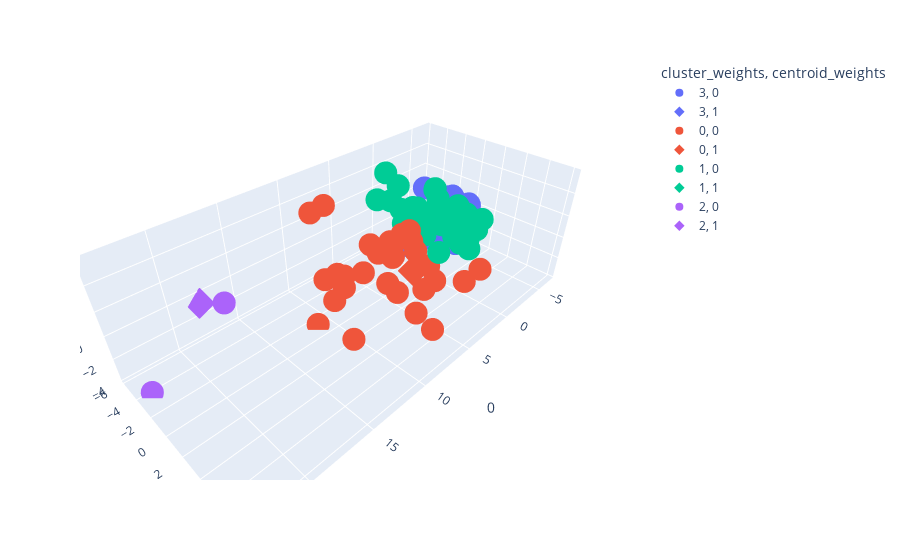

Notebook code for this chart:
### Code cell
# Kmeans
#weights_model = KMeans(n_clusters=10, random_state=0, n_init="auto").fit(X_weights)

# AgglomerativeClustering
weights_model = AgglomerativeClustering(n_clusters=4).fit(X_weights)

pca = PCA(n_components=3)
Xt = pca.fit_transform(X_weights)

df_res_weights = pd.DataFrame(Xt)
df_res_weights['cluster_weights'] = weights_model.labels_
df_res_weights['well'] = X_weights.index

names = []

clf = NearestCentroid()
clf.fit(X_weights, weights_model.labels_)
centroids = clf.centroids_

# Kmeans
# centroids = weights_model.cluster_centers_

for n_cluster, center in enumerate(centroids):
    data = X_weights.iloc[df_res_weights.index[df_res_weights['cluster_weights']==n_cluster]]
    lst = []
    name = []
    for indx, dat in zip(data.index, data.values):
        dist = np.linalg.norm(dat - center)
        lst.append(dist)
        name.append(indx)
    name = name[np.argmin(np.array(lst))]
    names.append(name)

df_res_weights['centroid_weights'] = np.where(df_res_weights['well'].isin(names), 1, 0)
df_res_weights['cluster_weights'] = df_res_weights['cluster_weights'].astype(str)

px.scatter_3d(df_res_weights, x=0, y=1, z=2, hover_name="well", color='cluster_weights', symbol='centroid_weights')

### Figure 1 — Plotly figure (JSON) as saved in the notebook; plotly's stock layout.template omitted (floating-point values rounded to 4 significant figures)
{"data": [{"hovertemplate": "<b>%{hovertext}</b><br><br>cluster_weights=3<br>centroid_weights=0<br>0=%{x}<br>1=%{y}<br>2=%{z}<extra></extra>", "hovertext": ["3401G / HM_BHP_RMS", "3402G / HM_BHP_RMS", "3403G_2 / HM_BHP_RMS", "3404G / HM_BHP_RMS", "3405G / HM_BHP_RMS", "3406G / HM_BHP_RMS", "3408G / HM_BHP_RMS", "3409G_1 / HM_BHP_RMS", "3410G / HM_BHP_RMS", "4001G / HM_BHP_RMS", "4036G / HM_BHP_RMS", "4037G / HM_BHP_RMS", "4047G / HM_BHP_RMS", "4057G / HM_BHP_RMS", "4058G / HM_BHP_RMS", "4059G* / HM_BHP_RMS", "4066G / HM_BHP_RMS", "4067G / HM_BHP_RMS", "4068G / HM_BHP_RMS", "4077G / HM_BHP_RMS", "4078G / HM_BHP_RMS", "4085G / HM_BHP_RMS", "4086G / HM_BHP_RMS", "4087G / HM_BHP_RMS", "4095G / HM_BHP_RMS", "4096G / HM_BHP_RMS", "4097G / HM_BHP_RMS", "4098G / HM_BHP_RMS", "4099G / HM_BHP_RMS", "4107G_1 / HM_BHP_RMS", "4108G_1 / HM_BHP_RMS", "4117G / HM_BHP_RMS", "4138G / HM_BHP_RMS", "4500G / HM_BHP_RMS", "4505G_1 / HM_BHP_RMS", "4528G / HM_BHP_RMS", "4535G / HM_BHP_RMS", "4536G / HM_BHP_RMS", "4537G / HM_BHP_RMS", "4548G / HM_BHP_RMS", "4549G_1 / HM_BHP_RMS", "4557G_1 / HM_BHP_RMS", "4561G_1 / HM_BHP_RMS", "4562DG / HM_BHP_RMS", "4566G / HM_BHP_RMS", "4571G / HM_BHP_RMS", "4572G_1 / HM_BHP_RMS", "4574G_1 / HM_BHP_RMS", "4576G_1 / HM_BHP_RMS"], "legendgroup": "3, 0", "marker": {"color": "#636efa", "symbol": "circle"}, "mode": "markers", "name": "3, 0", "scene": "scene", "showlegend": true, "type": "scatter3d", "x": [-5.115, -5.615, -5.525, -5.102, -6.413, -5.944, -5.701, -5.304, -5.404, -4.073, -3.417, -5.142, -5.086, -4.325, -5.794, -4.325, -5.242, -4.617, -3.894, -4.426, -4.36, -4.72, -3.346, -5.682, -3.933, -5.305, -3.952, -4.463, -4.153, -3.713, -4.139, -3.021, -4.502, -3.232, -5.505, -4.401, -4.689, -2.844, -2.81, -5.249, -3.653, -4.209, -0.004686, -2.114, -4.185, -4.705, -4.171, -2.041, -1.332], "y": [-1.115, -2.573, -2.298, 0.1272, -2.577, -0.9558, -2.02, -2.181, -1.735, -0.4092, -0.2135, -1.542, -0.9793, 0.2986, -1.7, 0.8625, 0.5873, -0.1461, -1.677, -0.05132, -0.4454, 0.1203, 0.7952, -1.985, 0.04484, 0.5098, -0.3379, -2.404, 0.9939, 1.231, 1.595, 0.8957, 0.931, -2.934, -1.821, -0.777, -1.782, -0.3588, -0.6987, -0.7498, 0.4067, -0.552, -1.923, -1.906, -3.736, 0.2284, -0.9321, -1.427, -0.584], "z": [-2.32, -0.5647, -3.07, -2.654, -0.3303, -1.263, -1.563, -1.359, -1.544, 0.8475, -1.481, -0.2661, 0.2152, -0.9106, 0.6715, -0.8992, -1.496, -1.675, 0.04866, 0.3076, -1.299, 0.1802, -2.259, -1.296, -0.5465, 0.7262, -0.7679, -0.6869, -0.4317, 0.3789, -1.164, 0.6616, 1.33, -0.691, -0.169, 0.6528, -0.5125, 0.7376, -2.018, 0.598, -1.034, -0.06964, -2.185, -1.455, 1.332, -0.4595, 1.467, -0.4703, -1.417]}, {"hovertemplate": "<b>%{hovertext}</b><br><br>cluster_weights=3<br>centroid_weights=1<br>0=%{x}<br>1=%{y}<br>2=%{z}<extra></extra>", "hovertext": ["3407G / HM_BHP_RMS"], "legendgroup": "3, 1", "marker": {"color": "#636efa", "symbol": "diamond"}, "mode": "markers", "name": "3, 1", "scene": "scene", "showlegend": true, "type": "scatter3d", "x": [-5.615], "y": [-1.982], "z": [-1.342]}, {"hovertemplate": "<b>%{hovertext}</b><br><br>cluster_weights=0<br>centroid_weights=0<br>0=%{x}<br>1=%{y}<br>2=%{z}<extra></extra>", "hovertext": ["4003G / HM_BHP_RMS", "4024G / HM_BHP_RMS", "4045G / HM_BHP_RMS", "4054G / HM_BHP_RMS", "4105G / HM_BHP_RMS", "4125G / HM_BHP_RMS", "4133G* / HM_BHP_RMS", "4143G_1 / HM_BHP_RMS", "4144G* / HM_BHP_RMS", "4145G / HM_BHP_RMS", "4501G / HM_BHP_RMS", "4502G / HM_BHP_RMS", "4506G / HM_BHP_RMS", "4508G / HM_BHP_RMS", "4516G / HM_BHP_RMS", "4520G / HM_BHP_RMS", "4531G / HM_BHP_RMS", "4532G / HM_BHP_RMS", "4533G / HM_BHP_RMS", "4538G / HM_BHP_RMS", "4539G / HM_BHP_RMS", "4541G / HM_BHP_RMS", "4543G / HM_BHP_RMS", "4545G / HM_BHP_RMS", "4551G_2 / HM_BHP_RMS", "4553G / HM_BHP_RMS", "4555G / HM_BHP_RMS", "4567G / HM_BHP_RMS", "4573G / HM_BHP_RMS", "4577G / HM_BHP_RMS"], "legendgroup": "0, 0", "marker": {"color": "#EF553B", "symbol": "circle"}, "mode": "markers", "name": "0, 0", "scene": "scene", "showlegend": true, "type": "scatter3d", "x": [2.372, 10.35, 3.525, 4.223, 3.148, 2.281, 2.647, 10.9, 8.96, 5.505, 8.448, 0.9927, 9.254, 6.174, 10.49, 8.831, 3.625, 7.376, 9.612, 5.184, 2.97, 3.559, 2.419, 2.902, 5.381, 9.176, 11.26, 6.725, 6.821, 3.433], "y": [0.9075, 1.086, -0.5104, -2.385, -1.131, 5.671, 2.513, 2.555, 3.9, 4.371, 6.077, 6.1, 8.098, 0.359, -2.051, -2.566, 0.458, -0.01943, -1.893, 1.581, 0.6198, -0.3142, 3.064, 0.8696, 0.803, -1.376, -1.002, -3.752, -2.791, -0.5067], "z": [-0.3643, 0.3337, -1.106, -0.4096, -0.5828, -0.949, -0.8895, -3.241, 1.454, -0.6661, -0.1525, -0.2496, 0.176, 0.9448, 5.107, 4.87, 1.554, -0.443, -0.9038, -2.655, 1.665, 0.5126, -2.164, 0.7609, 1.811, -2.886, -3.811, -2.808, -2.458, -1.028]}, {"hovertemplate": "<b>%{hovertext}</b><br><br>cluster_weights=0<br>centroid_weights=1<br>0=%{x}<br>1=%{y}<br>2=%{z}<extra></extra>", "hovertext": ["4544G / HM_BHP_RMS"], "legendgroup": "0, 1", "marker": {"color": "#EF553B", "symbol": "diamond"}, "mode": "markers", "name": "0, 1", "scene": "scene", "showlegend": true, "type": "scatter3d", "x": [4.5], "y": [2.492], "z": [-0.4318]}, {"hovertemplate": "<b>%{hovertext}</b><br><br>cluster_weights=1<br>centroid_weights=0<br>0=%{x}<br>1=%{y}<br>2=%{z}<extra></extra>", "hovertext": ["4025G / HM_BHP_RMS", "4026G* / HM_BHP_RMS", "4055G_1 / HM_BHP_RMS", "4056G / HM_BHP_RMS", "4064G / HM_BHP_RMS", "4065G / HM_BHP_RMS", "4075G / HM_BHP_RMS", "4076G / HM_BHP_RMS", "4106G / HM_BHP_RMS", "4115G / HM_BHP_RMS", "4116G / HM_BHP_RMS", "4127G* / HM_BHP_RMS", "4130G* / HM_BHP_RMS", "4134G_1 / HM_BHP_RMS", "4135G_1 / HM_BHP_RMS", "4136D_G / HM_BHP_RMS", "4136G / HM_BHP_RMS", "4137G* / HM_BHP_RMS", "4507G / HM_BHP_RMS", "4519G / HM_BHP_RMS", "4529G / HM_BHP_RMS", "4530G / HM_BHP_RMS", "4534G / HM_BHP_RMS", "4540G / HM_BHP_RMS", "4546G / HM_BHP_RMS", "4547G / HM_BHP_RMS", "4550G / HM_BHP_RMS", "4554G / HM_BHP_RMS", "4558G_1 / HM_BHP_RMS", "4559G_2 / HM_BHP_RMS", "4560G / HM_BHP_RMS", "4575G_2 / HM_BHP_RMS", "4578G_1 / HM_BHP_RMS", "9186G / HM_BHP_RMS"], "legendgroup": "1, 0", "marker": {"color": "#00cc96", "symbol": "circle"}, "mode": "markers", "name": "1, 0", "scene": "scene", "showlegend": true, "type": "scatter3d", "x": [-1.783, -2.246, -0.8532, -3.255, 0.2429, -2.103, -1.84, -0.1644, -3.467, -0.995, -1.785, -1.59, 1.849, -1.845, -1.248, -2.475, -1.983, -2.328, -2.624, 2.105, -1.682, -0.8048, 0.6925, -0.189, -0.4303, 1.561, -2.797, 2.125, 0.2367, 0.4614, 4.256, 3.013, 1.188, -3.469], "y": [1.079, -1.121, 3.571, 1.619, 1.923, 0.6551, 0.4412, -0.2175, 3.046, 0.7625, 1.08, 1.724, 2.78, 2.686, 3.526, 3.256, 1.249, 1.957, 1.088, -2.201, 0.7796, 0.3249, -0.5718, -0.01225, -1.134, -1.522, -1.509, -0.1364, -1.38, -2.881, -1.667, -1.981, -1.513, 2.631], "z": [1.242, 2.713, 0.5316, 1.107, 1.57, 0.2035, 0.2408, -0.4141, 1.058, 0.6339, 0.3476, -0.3974, 0.1309, 0.7077, -0.6074, 0.5783, 0.1131, -1.258, 1.915, 2.9, 1.247, 2.958, 2.342, 1.53, 0.8766, 2.173, 2.515, 0.9075, 1.901, 3.433, 3.971, 5.681, 0.7027, 0.5229]}, {"hovertemplate": "<b>%{hovertext}</b><br><br>cluster_weights=1<br>centroid_weights=1<br>0=%{x}<br>1=%{y}<br>2=%{z}<extra></extra>", "hovertext": ["4126G / HM_BHP_RMS"], "legendgroup": "1, 1", "marker": {"color": "#00cc96", "symbol": "diamond"}, "mode": "markers", "name": "1, 1", "scene": "scene", "showlegend": true, "type": "scatter3d", "x": [-0.7709], "y": [3.156], "z": [0.6551]}, {"hovertemplate": "<b>%{hovertext}</b><br><br>cluster_weights=2<br>centroid_weights=0<br>0=%{x}<br>1=%{y}<br>2=%{z}<extra></extra>", "hovertext": ["4556G / HM_BHP_RMS", "4568G / HM_BHP_RMS"], "legendgroup": "2, 0", "marker": {"color": "#ab63fa", "symbol": "circle"}, "mode": "markers", "name": "2, 0", "scene": "scene", "showlegend": true, "type": "scatter3d", "x": [23.31, 17.22], "y": [-3.61, -3.462], "z": [-3.836, 0.2828]}, {"hovertemplate": "<b>%{hovertext}</b><br><br>cluster_weights=2<br>centroid_weights=1<br>0=%{x}<br>1=%{y}<br>2=%{z}<extra></extra>", "hovertext": ["4517G / HM_BHP_RMS"], "legendgroup": "2, 1", "marker": {"color": "#ab63fa", "symbol": "diamond"}, "mode": "markers", "name": "2, 1", "scene": "scene", "showlegend": true, "type": "scatter3d", "x": [17.93], "y": [-5.762], "z": [-0.6516]}], "layout": {"legend": {"title": {"text": "cluster_weights, centroid_weights"}, "tracegroupgap": 0}, "margin": {"t": 60}, "scene": {"domain": {"x": [0, 1], "y": [0, 1]}, "xaxis": {"title": {"text": "0"}}, "yaxis": {"title": {"text": "1"}}, "zaxis": {"title": {"text": "2"}}}}}
